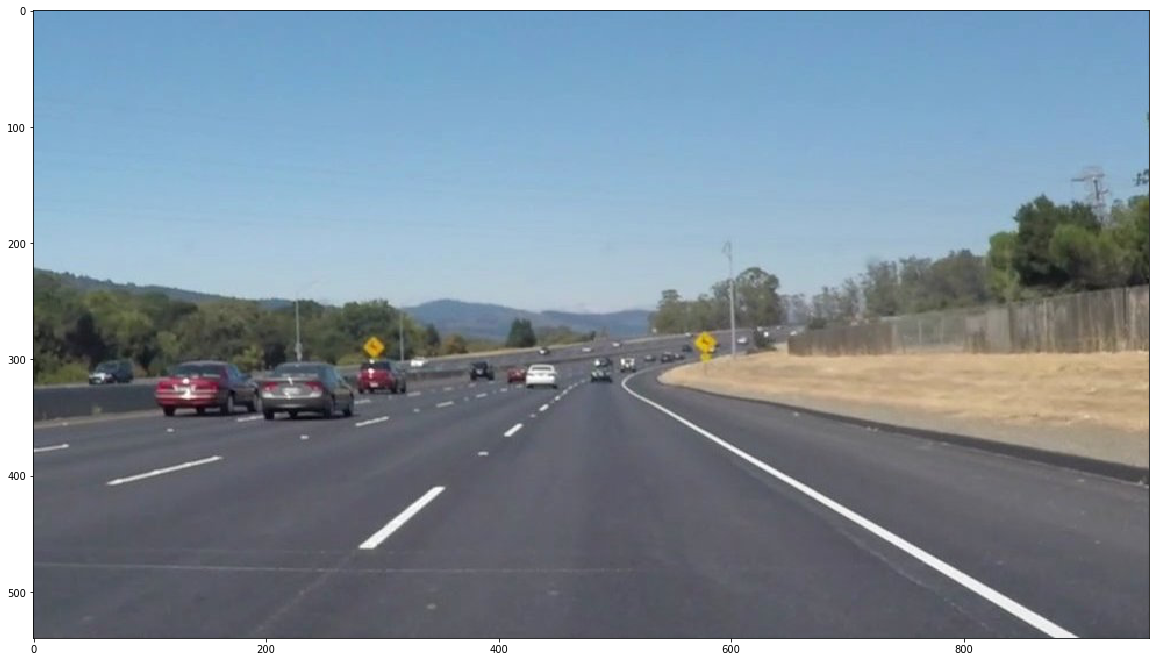
#> input picture 0608WED/PYTHONWORKSPACE/solidWhiteCurve.jpg, 1159 x 662 px
$ python cropped_image.py
#> lines starting #> are read from the running program, lines starting #| are printed output that depends on the picture
#> further down, image is the input picture: shape (662, 1159, 4) float32; mean R, G, B, A 0.424, 0.481, 0.529, 0.916
import numpy as np
import cv2

def region_of_interest(img, vertices):
    # Define a blank matrix that matches the image height/width.
    mask= np.zeros_like(img)

    #Retrieve the number of color channels of the image.
    channel_count = img.shape[2]
#> channel_count = 4

    # Create a match color with the same color channel counts.
    match_mask_color = (255,) * channel_count
#> match_mask_color = (255, 255, 255, 255)

    # Fill inside the polygon
    cv2.fillPoly(mask, vertices, match_mask_color)

    # Returning the image only where mask pixels match
    masked_image= cv2.bitwise_and(img, mask)
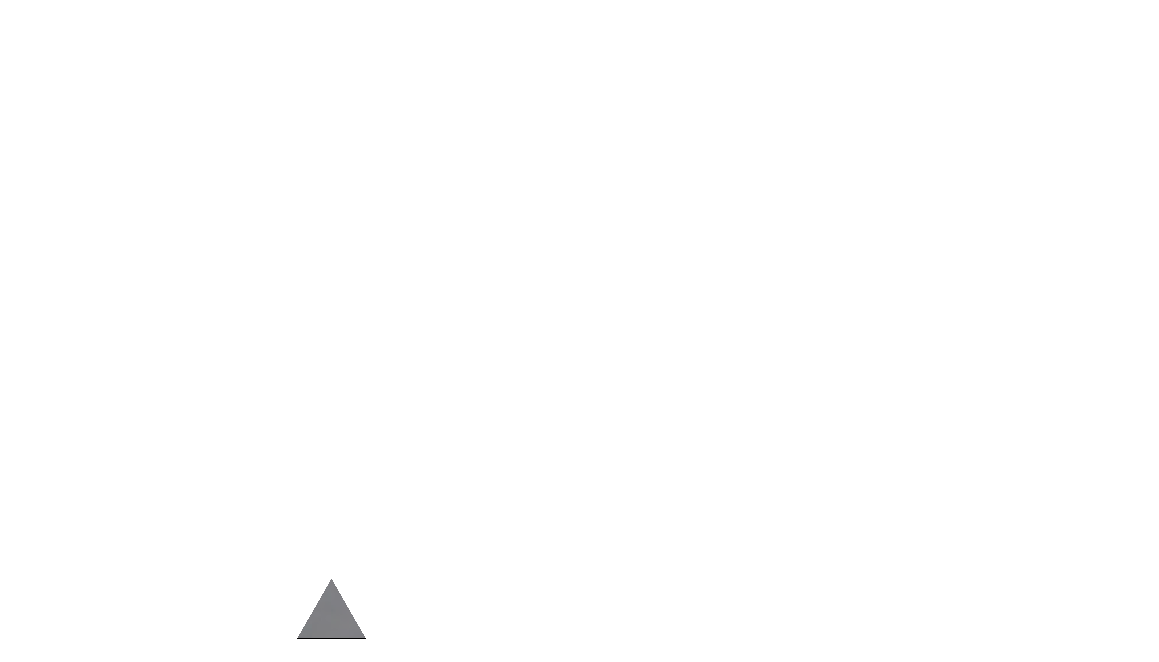
#> masked_image: shape (662, 1159, 4) float32; mean R, G, B, A 3.25e-40, 3.27e-40, 3.6e-40, 1.04e-39; transparent parts drawn white
    return masked_image

import matplotlib.pyplot as plt
import matplotlib.image as mpimg

height=1159
width=662
region_of_interest_vertices = [
    (0, height),
    (width/2, height/2),
    (width, height),
]

image = mpimg.imread('solidWhiteCurve.jpg')

cropped_image = region_of_interest(
    image,
    np.array([region_of_interest_vertices], np.int32),
)

plt.figure()
plt.imshow(cropped_image)

plt.show()
